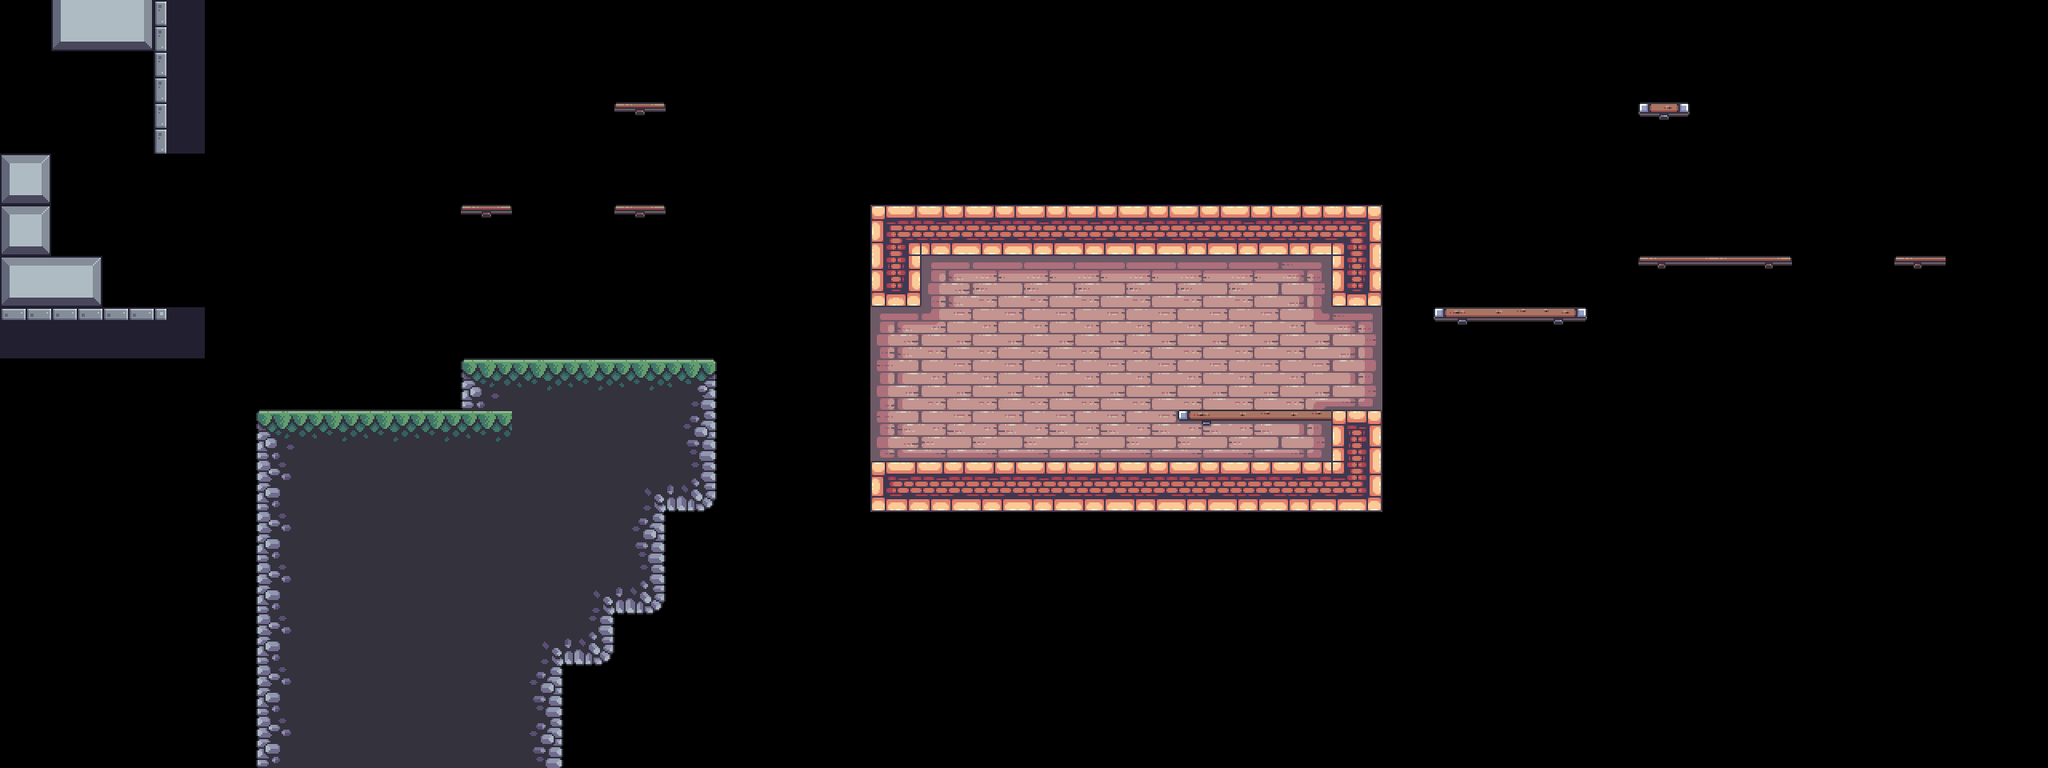

Rendered tile map (Tiled .tmx) drawn with the repository's tilesets; below, a short description and the map source with its tile grids summarised:
An orthogonal 40x15 tile map with 64x64 px tiles, 3 tile layers (BG, Terrain, Platforms), 1 hidden layer not drawn, 8 tilesets and 56 objects (9x static, 6x gold, 4x skull, 3x palm_small, 3x saw, ...).

<map version="1.10" tiledversion="1.11.2" orientation="orthogonal" renderorder="right-down" width="40" height="15" tilewidth="64" tileheight="64" infinite="0" nextlayerid="14" nextobjectid="90">
 <tileset firstgid="1" source="../tilesets/outside.tsx" />
 <tileset firstgid="49" source="../tilesets/items.tsx" />
 <tileset firstgid="54" source="../tilesets/inside.tsx" />
 <tileset firstgid="150" source="../tilesets/extra.tsx" />
 <tileset firstgid="216" source="../tilesets/objects.tsx" />
 <tileset firstgid="244" source="../tilesets/platforms.tsx" />
 <tileset firstgid="252" source="../tilesets/enemies.tsx" />
 <tileset firstgid="252" source="../tilesets/grass.tsx" />
 <layer id="9" name="BG" width="40" height="15">
  <data>[600 cells, 37 non-empty, 11 distinct tile ids]</data>
 </layer>
 <objectgroup id="12" name="BG details" class="window">
  <object id="49" name="candle" gid="231" x="1152.5" y="503" width="64" height="64" />
  <object id="50" name="candle" gid="231" x="1411" y="504.5" width="64" height="64" />
  <object id="51" name="window" gid="232" x="1560.5" y="424.5" width="64" height="64" />
  <object id="52" name="window" gid="232" x="1208.5" y="438.5" width="64" height="64" />
  <object id="53" name="big_chain" gid="233" x="1344" y="438" width="64" height="116" />
  <object id="54" name="small_chain" gid="234" x="1434.67" y="382.333" width="64" height="62" />
  <object id="55" name="static" gid="235" x="1381" y="574" width="14" height="34" />
  <object id="56" name="static" gid="236" x="1582.67" y="575" width="30" height="14" />
  <object id="57" name="static" gid="237" x="1309.67" y="575" width="14" height="28" />
  <object id="58" name="static" gid="238" x="1246.67" y="574.667" width="24" height="14" />
  <object id="59" name="static" gid="239" x="1452.67" y="573.333" width="42" height="44" />
  <object id="60" name="static" gid="240" x="1591" y="572.333" width="42" height="44" />
  <object id="61" name="static" gid="241" x="1498" y="502" width="52" height="178" />
  <object id="62" name="static" gid="242" x="1268.67" y="501.333" width="52" height="178" />
  <object id="63" name="static" gid="243" x="1094" y="575" width="82" height="98" />
 </objectgroup>
 <layer id="1" name="Terrain" width="40" height="15">
  <data>[600 cells, 94 non-empty, 23 distinct tile ids]</data>
 </layer>
 <layer id="5" name="Platforms" width="40" height="15">
  <data>[600 cells, 14 non-empty, 8 distinct tile ids]</data>
 </layer>
 <layer id="10" name="FG" width="40" height="15" visible="0">
  <data>[600 cells, 8 non-empty, 3 distinct tile ids]</data>
 </layer>
 <objectgroup id="4" name="Objects">
  <object id="4" name="flag" gid="219" x="1664" y="256" width="68" height="186" />
  <object id="6" name="crate" gid="218" x="494.5" y="513.25" width="50" height="36" />
  <object id="7" name="crate" gid="218" x="525.5" y="477.25" width="50" height="36" />
  <object id="9" name="barrel" gid="216" x="530.5" y="513" width="46" height="50" />
  <object id="11" name="palm_large" gid="220" x="306.333" y="546" width="78" height="136" />
  <object id="12" name="palm_small" gid="222" x="1095.33" y="277.33" width="80" height="103" />
  <object id="13" name="palm_small" gid="222" x="1245.33" y="261.33" width="80" height="103" />
  <object id="14" name="palm_small" gid="222" x="1202" y="287.33" width="80" height="103" />
  <object id="15" name="player" gid="223" x="198.2" y="322.233" width="74" height="56" />
  <object id="27" name="palm_bg" gid="217" x="768" y="448" width="128" height="128" />
  <object id="43" name="palm_bg_left" gid="228" x="245" y="562" width="104" height="106" />
  <object id="44" name="palm_bg_right" gid="229" x="866" y="496" width="104" height="106" />
  <object id="65" name="saw" x="64" y="576" width="64" height="64">
   <properties>
    <property name="speed" type="int" value="0" />
   </properties>
  </object>
  <object id="69" name="floor_spike" gid="226" x="64" y="320" width="64" height="64">
   <properties>
    <property name="inverted" type="bool" value="false" />
   </properties>
  </object>
  <object id="71" name="floor_spike" gid="1073742050" x="64" y="128" width="64" height="64">
   <properties>
    <property name="inverted" type="bool" value="true" />
   </properties>
  </object>
 </objectgroup>
 <objectgroup id="13" name="Moving Objects">
  <object id="66" name="boat" x="1790.67" y="619.333" width="768" height="38">
   <properties>
    <property name="flip" type="bool" value="true" />
    <property name="platform" type="bool" value="true" />
    <property name="speed" type="int" value="60" />
   </properties>
  </object>
  <object id="67" name="saw" x="0" y="512" width="300" height="10">
   <properties>
    <property name="flip" type="bool" value="false" />
    <property name="platform" type="bool" value="false" />
    <property name="speed" type="int" value="60" />
   </properties>
  </object>
  <object id="68" name="saw" x="182" y="536" width="10" height="320">
   <properties>
    <property name="flip" type="bool" value="false" />
    <property name="platform" type="bool" value="false" />
    <property name="speed" type="int" value="100" />
   </properties>
  </object>
  <object id="73" name="spike" gid="227" x="384" y="256" width="54" height="54">
   <properties>
    <property name="end_angle" type="int" value="180" />
    <property name="platform" type="bool" value="false" />
    <property name="radius" type="int" value="100" />
    <property name="speed" type="int" value="50" />
    <property name="start_angle" type="int" value="0" />
   </properties>
  </object>
  <object id="74" name="helicopter" x="339.371" y="124.708" width="10" height="320">
   <properties>
    <property name="flip" type="bool" value="false" />
    <property name="platform" type="bool" value="true" />
    <property name="speed" type="int" value="100" />
   </properties>
  </object>
  <object id="75" name="helicopter" x="649.485" y="49.9883" width="300" height="10">
   <properties>
    <property name="flip" type="bool" value="false" />
    <property name="platform" type="bool" value="true" />
    <property name="speed" type="int" value="60" />
   </properties>
  </object>
 </objectgroup>
 <objectgroup id="7" name="Items">
  <object id="22" name="diamond" gid="49" x="85.8964" y="203.578" width="64" height="64" />
  <object id="23" name="gold" gid="50" x="1090.3" y="448" width="64" height="64" />
  <object id="85" name="gold" gid="50" x="1596.43" y="515.698" width="64" height="64" />
  <object id="84" name="gold" gid="50" x="1511" y="462.507" width="64" height="64" />
  <object id="83" name="gold" gid="50" x="1401.39" y="510.863" width="64" height="64" />
  <object id="81" name="gold" gid="50" x="1203.13" y="515.698" width="64" height="64" />
  <object id="82" name="gold" gid="50" x="1307.9" y="454.447" width="64" height="64" />
  <object id="24" name="potion" gid="51" x="697.364" y="284.539" width="64" height="64" />
  <object id="25" name="silver" gid="52" x="360.673" y="410.739" width="64" height="64" />
  <object id="86" name="silver" gid="52" x="450.937" y="412.351" width="64" height="64" />
  <object id="87" name="silver" gid="52" x="536.366" y="412.351" width="64" height="64" />
  <object id="26" name="skull" gid="53" x="1356.14" y="149.617" width="64" height="64" />
  <object id="78" name="skull" gid="53" x="1852.6" y="392.82" width="64" height="64" />
  <object id="79" name="skull" gid="53" x="1122.14" y="268.232" width="64" height="64" />
  <object id="80" name="skull" gid="53" x="1606.64" y="265.483" width="64" height="64" />
 </objectgroup>
 <objectgroup id="6" name="Enemies">
  <!-- 3 objects omitted --></objectgroup>
 <objectgroup id="2" name="Water">
  <!-- 1 objects omitted --></objectgroup>
 <objectgroup id="8" name="Data">
  <!-- 1 objects omitted --></objectgroup>
</map>
<!-- 5 of 56 objects omitted -->
